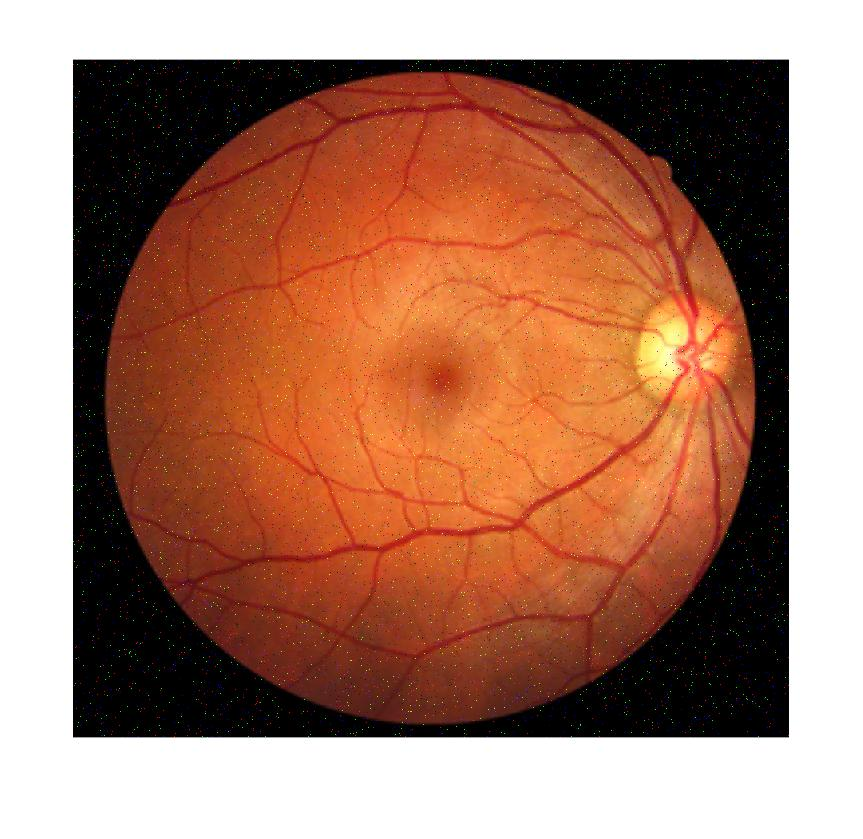
#> input picture Tugas 9/0_eye.jpg, 863 x 839 px
$ jupyter execute Untitled.ipynb
#> lines starting #> are read from the running program, lines starting #| are printed output that depends on the picture; after the words box and inside, x2 and y2 are one past the last pixel; in counts of white or black regions, pixels touching at a corner belong together
[cell 1]
import cv2
import numpy as np
import matplotlib.pyplot as plt
import skimage
from skimage import io, color, img_as_float, img_as_int, img_as_ubyte, exposure

[cell 2]
# Original
im = io.imread('0_eye.jpg')
#> im is the input picture: shape (839, 863, 3); mean R, G, B 169.7, 123.9, 104
io.imshow(im)

[cell 3]
# Grayscale
imggray=color.rgb2gray(im)
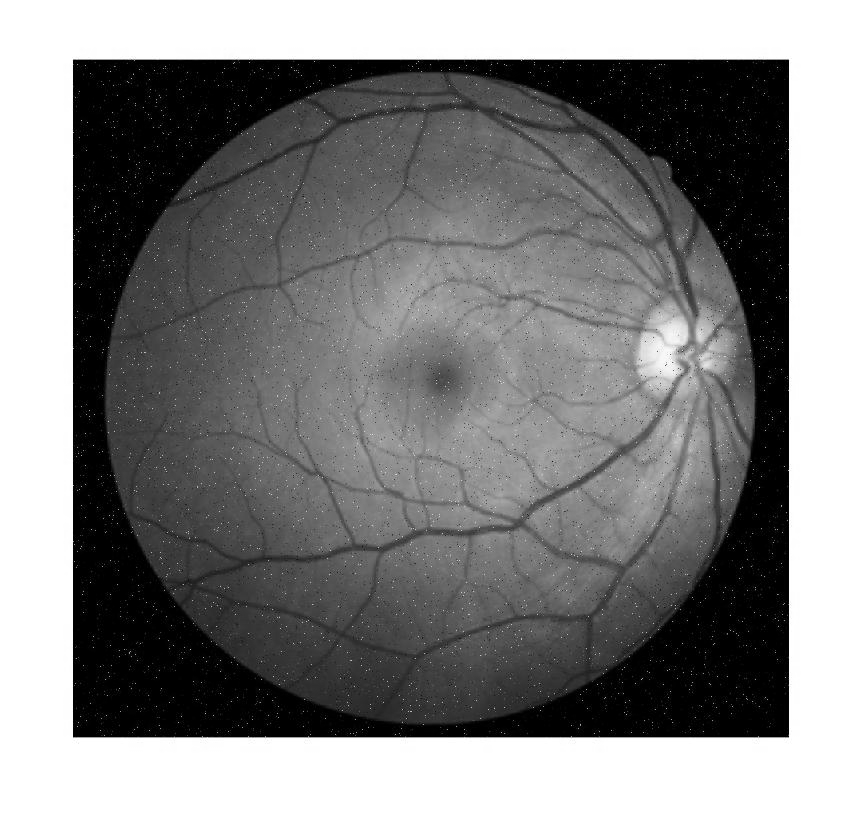
#> imggray: shape (839, 863) float64; min 0, max 1, mean 0.519
gray = img_as_ubyte(imggray)
io.imshow(gray)

[cell 4]
# Black & White
from skimage.filters import threshold_local
block_size = 35
local_thresh = threshold_local(gray, block_size, offset=10)
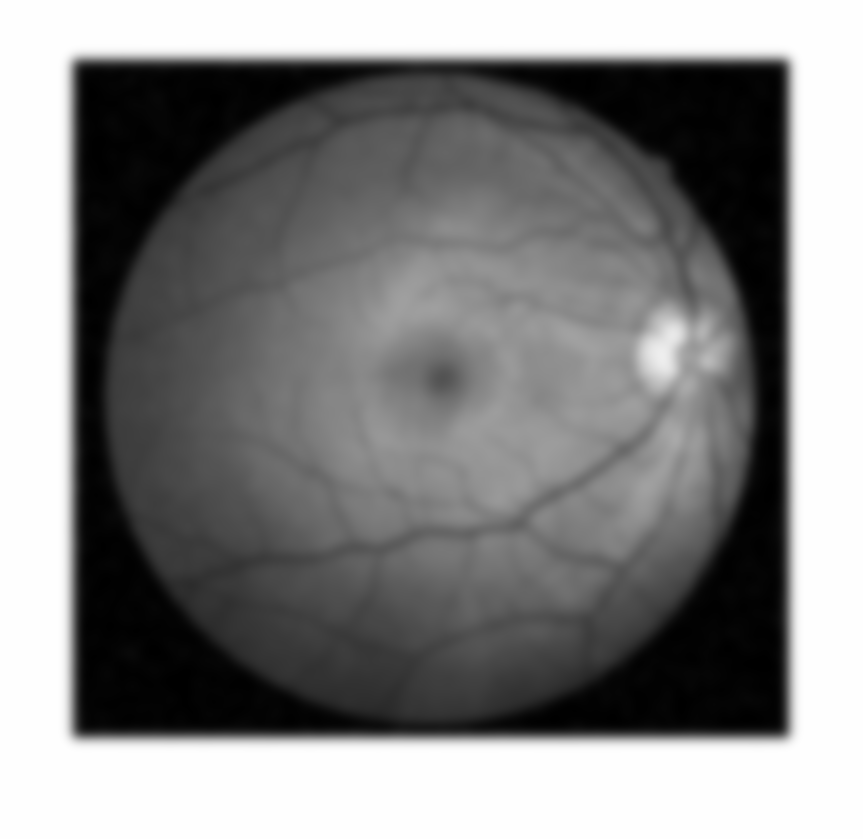
#> local_thresh: shape (839, 863) float64; min -9.63, max 245, mean 122.2; drawn with min black and max white
binary_local = gray > local_thresh
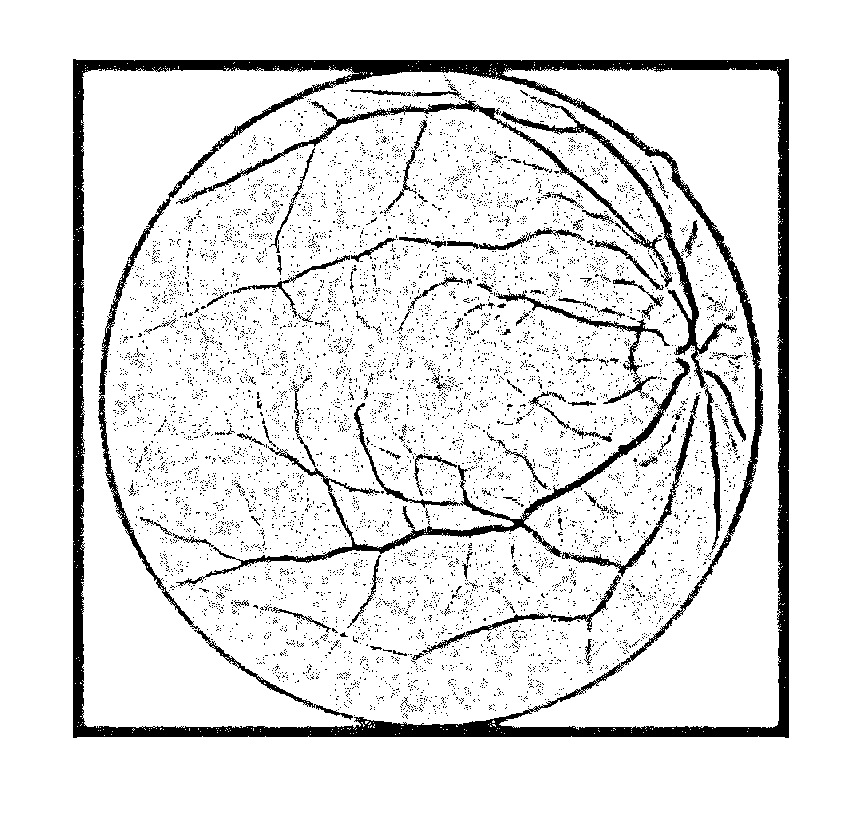
#> binary_local: shape (839, 863) bool; 89.5% white; 7160 black regions (7052 under 20 px), largest, box (x1, y1, x2, y2) and area: (73, 59, 789, 738) 38218, (176, 357, 690, 586) 5402, (501, 96, 737, 550) 3750
plt.imshow(binary_local, cmap=plt.cm.gray)
plt.title('Radius = %d' % block_size)

[cell 5]
# Median Filter
from skimage.filters.rank import median
from skimage.morphology import disk
plt.imshow(median(gray, disk(1)), vmin=0, vmax=255, cmap=plt.cm.gray)
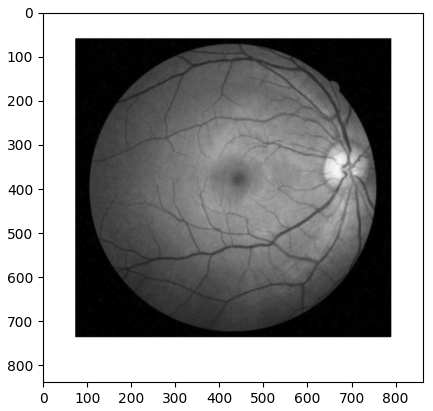
#> figure drawn by matplotlib, 1 panel

[cell 6]
# Mean Filter
from skimage.filters.rank import mean_bilateral
bilat = mean_bilateral(gray.astype(np.uint16), disk(20), s0=10, s1=10)
plt.imshow(bilat, cmap=plt.cm.gray)

[cell 7]
# Canny
from skimage.feature import canny
edges = canny(gray/255., sigma =2)
#> edges: shape (839, 863) bool; 1.7% white in thin lines or dots, all inside (x1, y1, x2, y2) = (72, 59, 790, 738)
plt.imshow(edges, cmap='gray')
plt.title(r'Canny filter, $\sigma=2$', fontsize=20)

[cell 8]
# Sobel
from skimage import filters
from skimage.filters import sobel
def sobel_hsv(image):
    return filters.sobel(image)
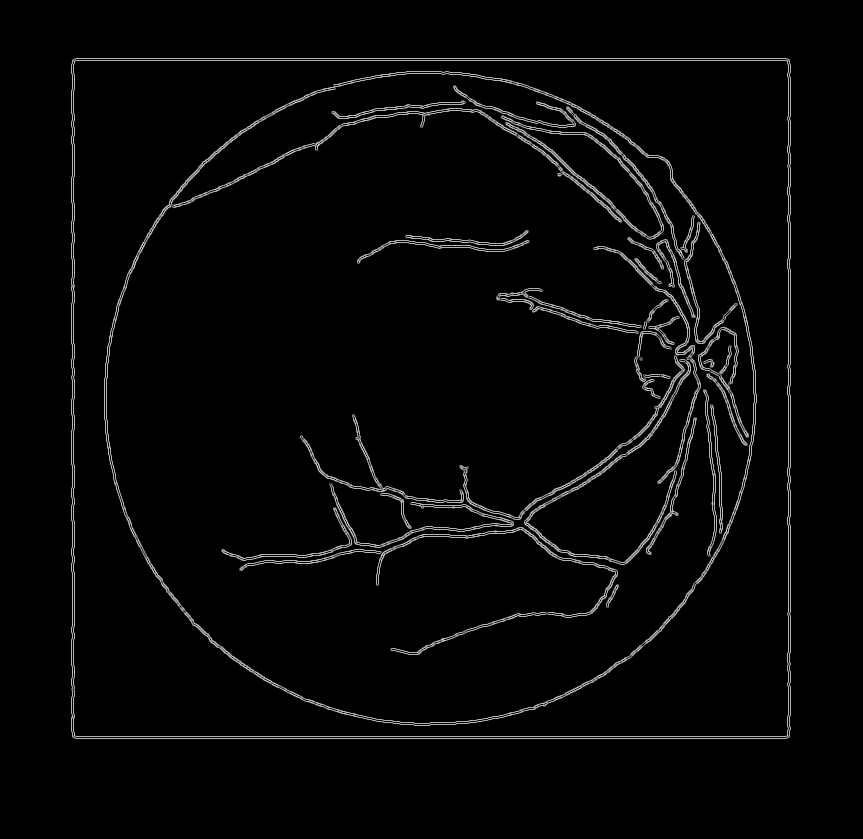
#> returned value: shape (839, 863) float64; min 0, max 0.791, mean 0.0253
sobele = (1 - sobel_hsv(edges))
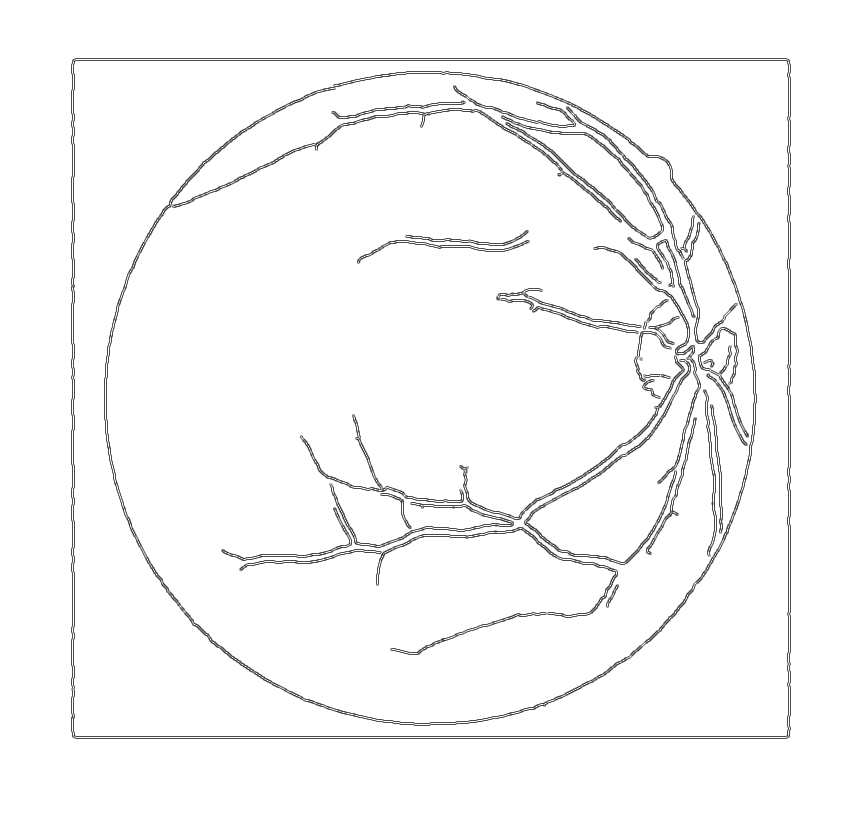
#> sobele: shape (839, 863) float64; min 0.209, max 1, mean 0.975
plt.imshow(sobele, cmap='gray')

[cell 9]
# Threshold Multiotsu
thresholds = filters.threshold_multiotsu(gray, classes=3)
#> thresholds = [62, 182]
regions = np.digitize(gray, bins=thresholds)
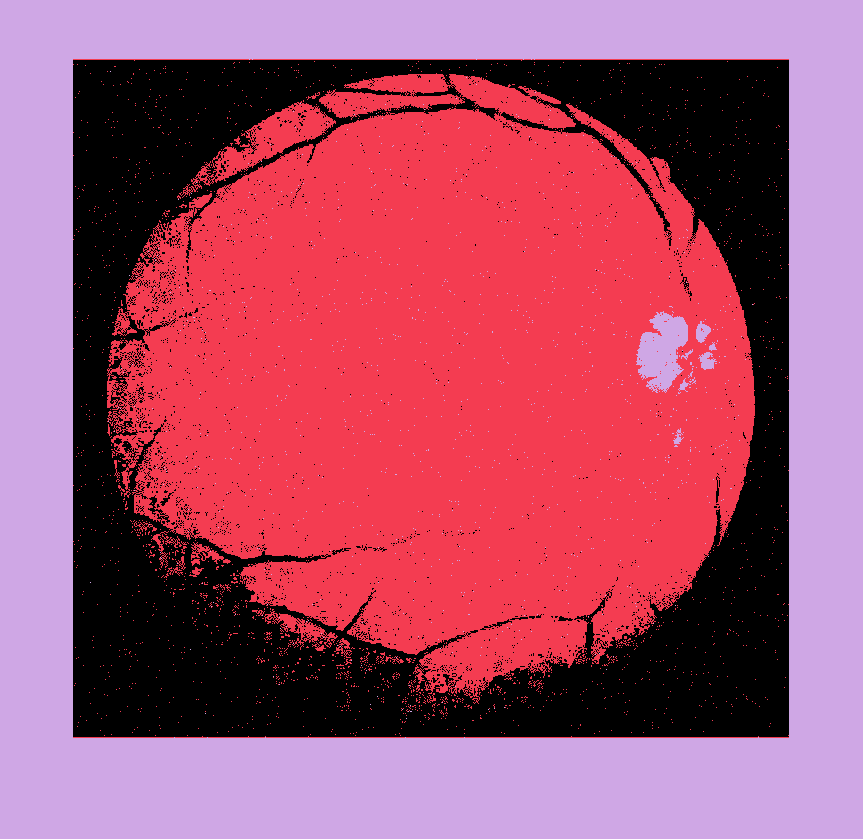
#> regions: shape (839, 863) int64; 3 distinct labels, from 0 to 2; one colour per label, 0 black
plt.imshow(regions, cmap='gray')
